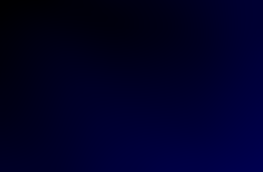
#> input picture map1.png, 263 x 172 px
$ python 2015.py
#> lines starting #> are read from the running program, lines starting #| are printed output that depends on the picture
from PIL import Image


### Read topography

filename = "map1.png"

a = Image.open(filename)
#> a is the input picture: PIL image 263x172 RGBA; mean R, G, B, A 0, 0, 38, 255
p = a.load()

siz = a.size
#> siz = (263, 172)

#158 242

topography = [[0 for i in xrange(siz[1])] for j in xrange(siz[0])]


print(siz)
#| (263, 172)
for x in range(0, siz[1]):

    st = ""
    for y in range(siz[0]-1, 0, -1):
        ar = p[y, x]
        height = ar[2]*10
        topography[y][x] = height
#> after the loop, topography = 263 items
        #print(str(x) + ", " + str(y) + ", " + str(height))


def cross(v_a, v_b):
    return [v_a[1] * v_b[2] - v_a[2]*v_b[1], v_a[2]*v_b[0] - v_a[0]*v_b[2], v_a[0]*v_b[1] - v_a[1]*v_b[0]]

class Bed:
    def __init__(self, points, thickness, faults_above, faults_below, z_index, colour):
        self.points = points
        self.thickness = thickness # Thickness above points. If this is the top surface make negative.
        self.get_indices()
        self.bounding_faults_top = faults_above
        self.bounding_faults_bottom = faults_below
        self.z = z_index # If the point is in two units then take the highest z-index - ie, an unconformity.
        self.colour = colour
    def get_indices(self):
        if (len(self.points)<3):
            print("Insufficient Points")
            return 0
        v_a = [self.points[1][0] - self.points[0][0], self.points[1][1] - self.points[0][1], self.points[1][2] - self.points[0][2]]
        v_b = [self.points[2][0] - self.points[0][0], self.points[2][1] - self.points[0][1], self.points[2][2] - self.points[0][2]]
        normal = cross(v_a, v_b)
        if (normal[2] < 0):
            normal[0] = -normal[0]
            normal[1] = -normal[1]
            normal[2] = -normal[2]
        normal.append(normal[0]*self.points[0][0] + normal[1]*self.points[0][1] + normal[2]*self.points[0][2])
        self.indices = normal
    def is_point_below(self,point):
        z_bed = (self.indices[3] - self.indices[0]*point[0] - self.indices[1]*point[1])/(self.indices[2])
        if (point[2] <= z_bed):
            return 1
        return 0
    def is_point_inside(self, point):
        z_bed = (self.indices[3] - self.indices[0]*point[0] - self.indices[1]*point[1])/(self.indices[2])
        z_top = z_bed + self.thickness
        if ((z_bed <= point[2] and point[2] <= z_top) or (z_top <= point[2] and point[2] <= z_bed)):
            return 1
        return 0

beds = []
faults = []

faults.append(Bed([[81,0,100], [117,0,500], [145,175,500]], -50, [], [], 9, [0,0,1]))

#beds.append(Bed([[220,140,400], [201,145, 300], [182, 151, 200]], 50, [0], [], 9, [0,0,0])) ### DYKE E
#beds.append(Bed([[220,60,400], [201,65, 300], [182, 71, 200]], 50, [], [0], 9, [0,0,0])) #### Dyke W

beds.append(Bed([[31,37, 300], [58, 107,300], [20, 148, 100]], -98, [0],[],1, [1,0,0])) # W

beds.append(Bed([[31,37, -200], [58, 107,-200], [20, 148, -400]], -98, [],[0],1, [0,1,0])) # E

beds.append(Bed([[131, 0, 300], [55, 0, 450], [159, 57, 450]], 700, [],[],4, [0.44, 0.4,0]))

z = 300

x = 50
y = 60

upper_x = 160
upper_y = 242

def get_unit(point):
    current_zindex = 0
    current_unit = -1
    q = 0
    for i in range(0, len(beds)):
        q = 0
        if (beds[i].is_point_inside(point) == 1):
            for p in beds[i].bounding_faults_top:
                if (faults[p].is_point_below(point) == 1):
                    q = 1
            for p in beds[i].bounding_faults_bottom:
                if (faults[p].is_point_below(point) != 1):
                    q = 1
            if (beds[i].z > current_zindex and q == 0):
                #Then this is our unit
                current_zindex = beds[i].z
                current_unit = i
    return current_unit


def image_over_z(z, topographyr, filename):
#> called with z = 270, topographyr = 1, filename = 'example.png'
    img = Image.new( 'RGB', (len(topography),len(topography[0])), "black") # create a new black image
#> img: PIL image 263x172 RGB; every value is 0
    pixels = img.load() # create the pixel map
    for x in range(0, len(topography)):
        for y in range(0, len(topography[0])):
            if (topographyr == 1):
                z = topography[x][y]
            print(z)
            qw = get_unit([x, 242-y, z-2])

            qwer = beds[qw].colour
            if (qw == -1):
                qwer = [1, 1, 1]
            pixels[x, y] = (int(qwer[0]*255*2*z/800), int(qwer[1]*255*2*z/800), int(qwer[2]*255*2*z/800))
#> this loop made 263 passes
#> (printed output is left out)

    img.save(filename)
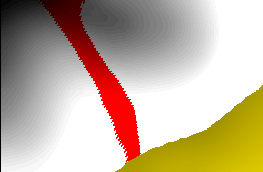
#> saved as example.png: PIL image 263x172 RGB; mean R, G, B 193.2, 175.5, 153.6


def image_over_y(y, filename):
    img = Image.new( 'RGB', (len(topography),100), "black") # create a new black image
    pixels = img.load() # create the pixel map
    for x in range(0, len(topography)):
        for z in range(0, 100):
            if (z*10 <= topography[x][y]):
                qw = get_unit([x, y, z*10])
                qwer = beds[qw].colour
                if (qw == -1):
                    qwer = [1, 1, 1]
                pixels[x, 99-z] = (int(qwer[0]*255), int(qwer[1]*255), int(qwer[2]*255))
            else:
                pixels[x, 99-z] = (255, 255, 255)


    img.save(filename)

#image_over_y(241, "example.png")
image_over_z(270, 1, "example.png")
print("The point "+str(x)+", "+str(y)+", "+str(z)+" is within unit "+str(get_unit([x, y, z])))

$ run again, with map.png copied over map1.png
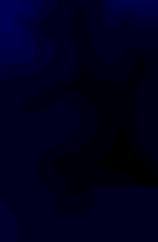
#> input picture map.png, 158 x 242 px
#> a is the input picture: PIL image 158x242 RGBA; mean R, G, B, A 0, 0, 27.3, 255
#| (158, 242)
#> after the loop `for x in range(0, siz[1]):`: topography = 158 items
#> img: PIL image 158x242 RGB; every value is 0
#> the loop in image_over_z, `for x in range(0, len(topography)):` made 158 passes
#> (printed output is left out)
#> in image_over_z, `img.save(filename)`:
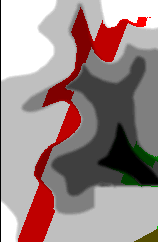
#> saved as example.png: PIL image 158x242 RGB; mean R, G, B 157.4, 138.3, 137.2
